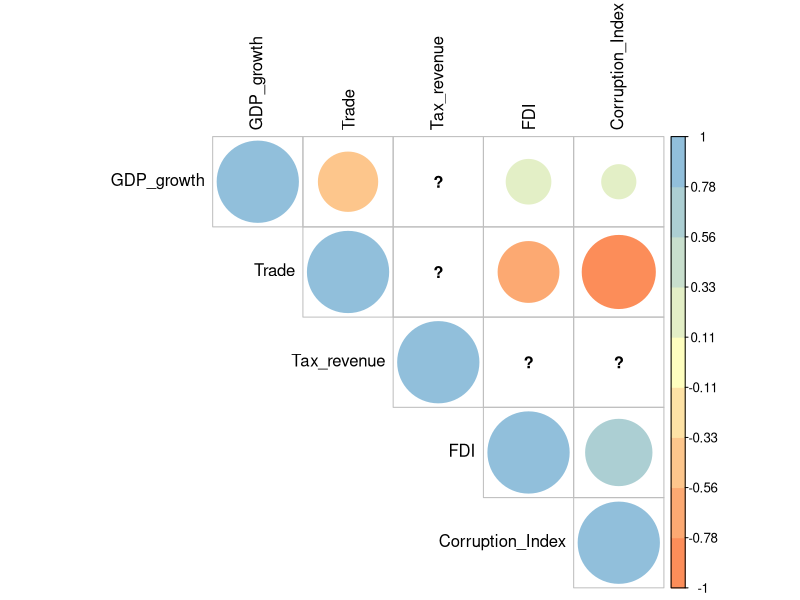
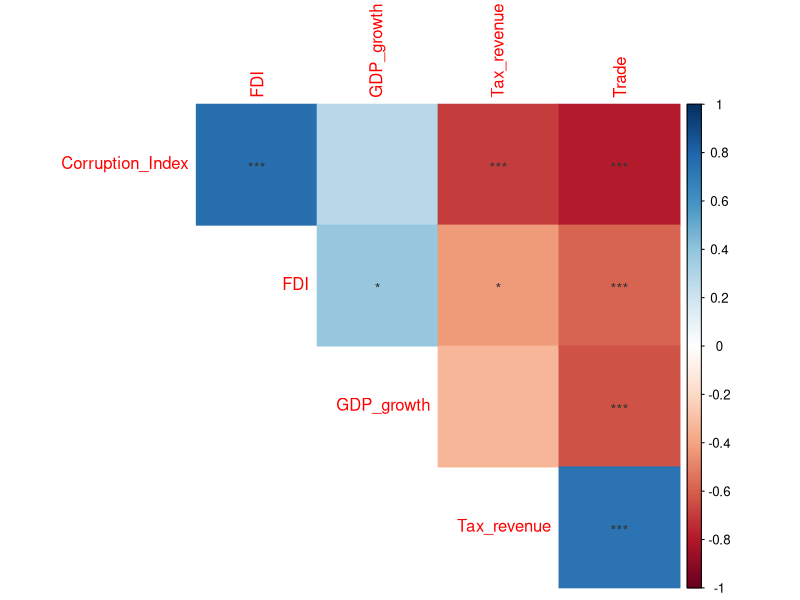
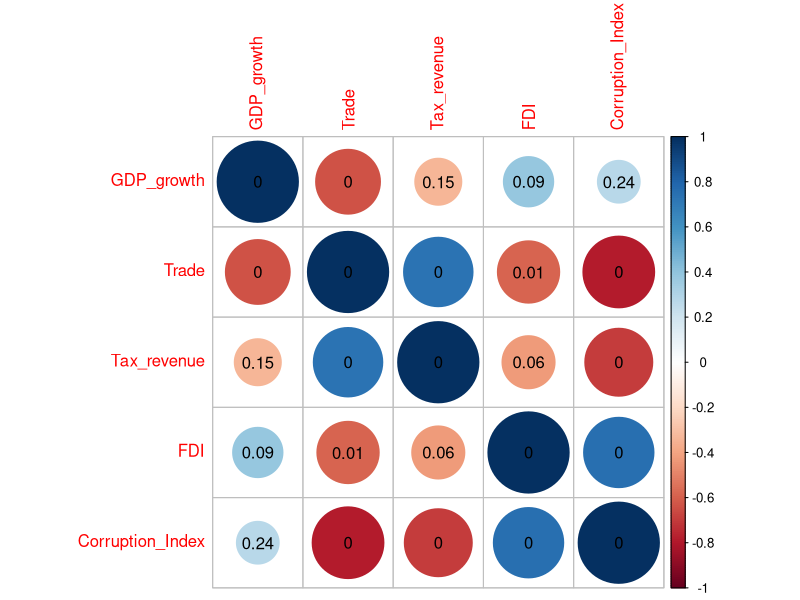

Reproduce these figures in R, in order.
## ---- chunk 1
knitr::opts_chunk$set(echo = TRUE)
library(tidyverse)
library(lubridate)
library(lmtest)
library(psych)
install.packages('psych'
)
library(corrplot)
library(RColorBrewer)
Corruption <- read_csv("Corruption Index.csv")

# Convert "Tax revenue (% of GDP)" column to numeric
Corruption$`Tax revenue (% of GDP)` <- as.numeric(Corruption$`Tax revenue (% of GDP)`)
# Remove the "Year" variable from the dataset
Corruption_without_year <- select(Corruption, -Year)
# Convert all columns to appropriate data types
Corruption_without_year <- type.convert(Corruption_without_year, as.is = TRUE)
# Rename variables
Corruption_without_year <- rename(
  Corruption_without_year, 
  GDP_growth = `GDP growth (annual %)`,
  Trade = `Trade (% of GDP)`,
  FDI = `Foreign direct investment, net inflows (% of GDP)`,
  Tax_revenue = `Tax revenue (% of GDP)`,
  Corruption_Index = `Corruption Index`
)
# Create a correlation matrix for all the remaining variables
corr_matrix <- cor(Corruption_without_year)
## ---- chunk 2
head(Corruption)

corr_matrix
# Visualize the correlation matrix using corrplot
corrplot(corr_matrix, type = "upper", method = "circle", tl.col = "black", col = colorRampPalette(brewer.pal(3, "RdYlBu"))(9))


## ---- chunk 3
# Test the statistical significance of the correlation matrix
p_matrix <- cor.mtest(Corruption_without_year)$p
# Clean data by removing rows with missing values
Corruption_clean <- na.omit(Corruption_without_year)
# Create correlation matrix
corr_matrix <- cor(Corruption_clean)
# Calculate p-values for the correlation matrix
p_matrix <- cor.mtest(Corruption_clean)$p
p_matrix
# Subset the p-value matrix to only include non-missing variables
pNew <- p_matrix[row.names(corr_matrix), colnames(corr_matrix)]
# Visualize the correlation matrix and p-values using corrplot
## ---- chunk 4
# Visualize the correlation matrix and p-values using corrplot
corrplot(corr_matrix, p.mat = p_matrix, method = 'color', diag = FALSE, type = 'upper',
         sig.level = c(0.01, 0.05, 0.1), pch.cex = 0.9,
         insig = 'label_sig', pch.col = 'grey20', order = 'AOE')
## ---- chunk 5
# Visualize the correlation matrix and p-values using corrplot
corrplot(corr_matrix, p.mat = p_matrix, insig = 'p-value', sig.level = -1)
